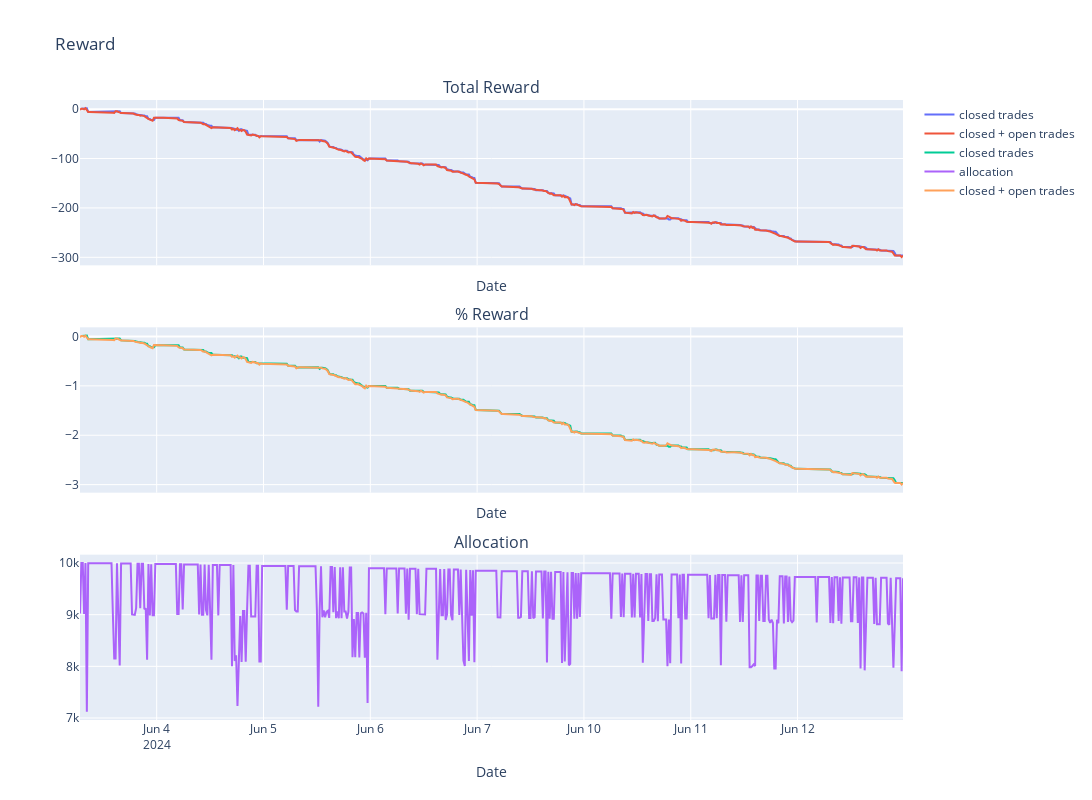

Notebook source saved alongside this figure:
### Markdown cell above
## Backtest

### Code cell
st.reset()
bt = Backtest(st, data, fast = False, include_commission= True)
a = bt.run()  
bt.summary()

### Figure 1 — Plotly figure (JSON) as saved in the notebook; plotly's stock layout.template omitted (floating-point values rounded to 4 significant figures; data arrays with more than 128 entries replaced by an {"elided": "..."} marker saying what was removed)
{"data": [{"mode": "lines", "name": "closed trades", "type": "scatter", "x": {"elided": "601 str values"}, "xaxis": "x", "y": {"elided": "601 float values"}, "yaxis": "y"}, {"mode": "lines", "name": "closed + open trades", "type": "scatter", "x": {"elided": "602 str values"}, "xaxis": "x", "y": {"elided": "602 float values"}, "yaxis": "y"}, {"mode": "lines", "name": "closed trades", "type": "scatter", "x": {"elided": "601 str values"}, "xaxis": "x2", "y": {"elided": "601 float values"}, "yaxis": "y2"}, {"mode": "lines", "name": "allocation", "type": "scatter", "x": {"elided": "602 str values"}, "xaxis": "x3", "y": {"elided": "602 float values"}, "yaxis": "y3"}, {"mode": "lines", "name": "closed + open trades", "type": "scatter", "x": {"elided": "602 str values"}, "xaxis": "x2", "y": {"elided": "602 float values"}, "yaxis": "y2"}], "layout": {"annotations": [{"font": {"size": 16}, "showarrow": false, "text": "Total Reward", "x": 0.5, "xanchor": "center", "xref": "paper", "y": 1, "yanchor": "bottom", "yref": "paper"}, {"font": {"size": 16}, "showarrow": false, "text": "% Reward", "x": 0.5, "xanchor": "center", "xref": "paper", "y": 0.6333, "yanchor": "bottom", "yref": "paper"}, {"font": {"size": 16}, "showarrow": false, "text": "Allocation", "x": 0.5, "xanchor": "center", "xref": "paper", "y": 0.2667, "yanchor": "bottom", "yref": "paper"}], "height": 800, "title": {"text": "Reward"}, "width": 1300, "xaxis": {"anchor": "y", "domain": [0, 1], "matches": "x3", "rangebreaks": [{"bounds": ["sat", "mon"]}, {"values": ["2020-12-25", "2021-01-01"]}, {"bounds": [16, 9.5], "pattern": "hour"}], "showticklabels": false, "title": {"font": {"size": 14}, "text": "Date"}}, "xaxis2": {"anchor": "y2", "domain": [0, 1], "matches": "x3", "rangebreaks": [{"bounds": ["sat", "mon"]}, {"values": ["2020-12-25", "2021-01-01"]}, {"bounds": [16, 9.5], "pattern": "hour"}], "showticklabels": false, "title": {"font": {"size": 14}, "text": "Date"}}, "xaxis3": {"anchor": "y3", "domain": [0, 1], "rangebreaks": [{"bounds": ["sat", "mon"]}, {"values": ["2020-12-25", "2021-01-01"]}, {"bounds": [16, 9.5], "pattern": "hour"}], "title": {"font": {"size": 14}, "text": "Date"}}, "yaxis": {"anchor": "x", "domain": [0.7333, 1]}, "yaxis2": {"anchor": "x2", "domain": [0.3667, 0.6333]}, "yaxis3": {"anchor": "x3", "domain": [0, 0.2667]}}}
